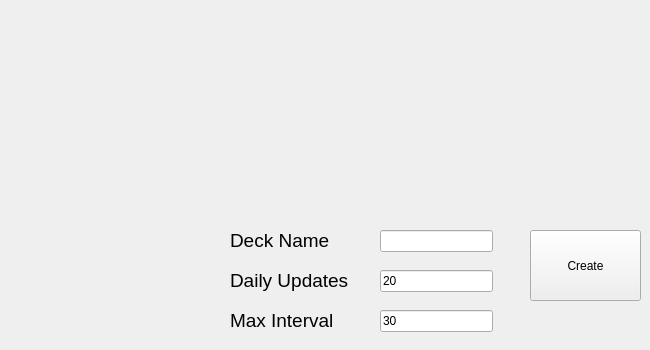
    <widget class="QWidget" name="CreateDeck">
     <widget class="QPushButton" name="createDeckButton">
      <property name="geometry">
       <rect>
        <x>530</x>
        <y>230</y>
        <width>111</width>
        <height>71</height>
       </rect>
      </property>
      <property name="text">
       <string>Create</string>
      </property>
     </widget>
     <widget class="QLineEdit" name="createDeckEdit">
      <property name="geometry">
       <rect>
        <x>380</x>
        <y>230</y>
        <width>113</width>
        <height>22</height>
       </rect>
      </property>
     </widget>
     <widget class="QLabel" name="label_3">
      <property name="geometry">
       <rect>
        <x>230</x>
        <y>220</y>
        <width>131</width>
        <height>41</height>
       </rect>
      </property>
      <property name="font">
       <font>
        <pointsize>14</pointsize>
       </font>
      </property>
      <property name="text">
       <string>Deck Name</string>
      </property>
     </widget>
     <widget class="QLabel" name="label_17">
      <property name="geometry">
       <rect>
        <x>230</x>
        <y>260</y>
        <width>141</width>
        <height>41</height>
       </rect>
      </property>
      <property name="font">
       <font>
        <pointsize>14</pointsize>
       </font>
      </property>
      <property name="text">
       <string>Daily Updates</string>
      </property>
     </widget>
     <widget class="QLabel" name="label_21">
      <property name="geometry">
       <rect>
        <x>230</x>
        <y>300</y>
        <width>131</width>
        <height>41</height>
       </rect>
      </property>
      <property name="font">
       <font>
        <pointsize>14</pointsize>
       </font>
      </property>
      <property name="text">
       <string>Max Interval</string>
      </property>
     </widget>
     <widget class="QLineEdit" name="createUpdates">
      <property name="geometry">
       <rect>
        <x>380</x>
        <y>270</y>
        <width>113</width>
        <height>22</height>
       </rect>
      </property>
      <property name="text">
       <string>20</string>
      </property>
     </widget>
     <widget class="QLineEdit" name="createInterval">
      <property name="geometry">
       <rect>
        <x>380</x>
        <y>310</y>
        <width>113</width>
        <height>22</height>
       </rect>
      </property>
      <property name="text">
       <string>30</string>
      </property>
     </widget>
    </widget>
